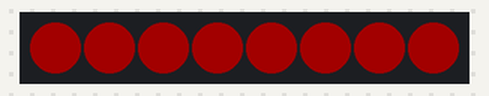
This sketch was run on a simulated Arduino Uno, built with avr-gcc and run on an emulated ATmega328P. Parts: 8 RGB LEDs in strip order, left to right. Dim RGB values are drawn brighter than linear.

Above: at 0.12 s.
At 0.8 s:
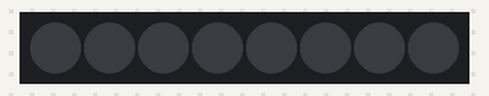
At 1.77 s:
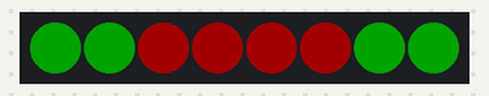
Timing chart, 0 to 40.0 s (numbered marks = the images above):
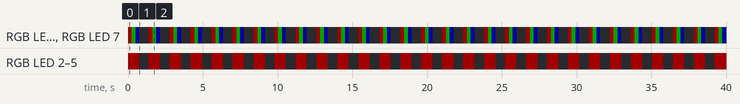

The sketch:

NeopixelStripTimingTest.ino
```cpp
// This sample exists to
//  explore the timing required to update different neopixels
//  e.g. what is the timing?
//  e.g. does the timing vary from the 1st pixel to the last pixel in the strip?
//  e.g. does the timing vary if you update just one pixel versus all pixels in the srip?

// Findings
//  240 micro-seconds to write all pixels for a string of 8
//  120 micro-seconds to write all pixels for a string of 4
//  each bit seems to be about 1.25 micro-seconds
//  and some time is need to latch values before you can send another color value update to the strip
// Net Result -> Design Pattern
//  use strip.setPixelColor(i, c) to set the gamma corrected color value in RAM for each pixel you want to update
//  then use strip.show() to cause the entire strip to be written to
//  => if you do NOT change the value of a pixel since the last .show(), the prior value persists/ will be written
// Rember that color values consume RAM ~ 3 bytes for each pixel
//  nothing to worry about for short strips
//  but can add up quickly if you have larger matrices

// Reference from original Adafruit NeopixelStripTest sample
// Simple NeoPixel test.  Lights just a few pixels at a time so a
// 1m strip can safely be powered from Arduino 5V pin.  Arduino
// may nonetheless hiccup when LEDs are first connected and not
// accept code.  So upload code first, unplug USB, connect pixels
// to GND FIRST, then +5V and digital pin 6, then re-plug USB.
// A working strip will show a few pixels moving down the line,
// cycling between red, green and blue.  If you get no response,
// might be connected to wrong end of strip (the end wires, if
// any, are no indication -- look instead for the data direction
// arrows printed on the strip).

#include <Adafruit_NeoPixel.h>

#define PIN 6
#define N_LEDS 8

Adafruit_NeoPixel strip = Adafruit_NeoPixel(N_LEDS, PIN, NEO_GRB + NEO_KHZ800);

void setup()
{
  strip.begin();
}

void loop()
{
  uint16_t i = N_LEDS-1;
  setPixel(i, strip.Color(35, 0, 0));
  setPixel(i-1, strip.Color(35, 0, 0));

  setPixel(2, strip.Color(35, 0, 0));
  setPixel(3, strip.Color(35, 0, 0));
  setPixel(4, strip.Color(35, 0, 0));
  setPixel(5, strip.Color(35, 0, 0));

  setPixel(N_LEDS-i-1, strip.Color(35, 0, 0));
  setPixel(N_LEDS-i, strip.Color(35, 0, 0));
  strip.show(); // show this pixel, and any others who's colors have been set lately
  delay(250);

  setPixel(i, strip.Color(0, 35, 0));
  setPixel(i-1, strip.Color(0, 35, 0));
  setPixel(N_LEDS-i-1, strip.Color(0, 35, 0));
  setPixel(N_LEDS-i, strip.Color(0, 35, 0));
  strip.show(); // show this pixel, and any others who's colors have been set lately
  delay(250);

  setPixel(i, strip.Color(0, 0, 35));
  setPixel(i-1, strip.Color(0, 0, 35));
  setPixel(N_LEDS-i-1, strip.Color(0, 0, 35));
  setPixel(N_LEDS-i, strip.Color(0, 0, 35));
  strip.show(); // show this pixel, and any others who's colors have been set lately
  delay(250);

  setPixel(i, strip.Color(0, 0, 0));
  setPixel(i-1, strip.Color(0, 0, 0));

  setPixel(2, strip.Color(0, 0, 0));
  setPixel(3, strip.Color(0, 0, 0));
  setPixel(4, strip.Color(0, 0, 0));
  setPixel(5, strip.Color(0, 0, 0));

  setPixel(N_LEDS-i-1, strip.Color(0, 0, 0));
  setPixel(N_LEDS-i, strip.Color(0, 0, 0));
  strip.show(); // show this pixel, and any others who's colors have been set lately
  delay(650);

  // chase(strip.Color(35, 0, 0)); // Red
  // delay(250);
  // chase(strip.Color(0, 35, 0)); // Green
  // delay(250);
  // chase(strip.Color(0, 0, 35)); // Blue
  // delay(250);
}

static void setPixel(uint16_t i, uint32_t c)
{
  strip.setPixelColor(i, c); // Set the color for one new pixel
  // strip.show(); // show this pixel, and any others who's colors have been set lately
}

static void chase(uint32_t c)
{
  for (uint16_t i = 0; i < strip.numPixels() + 4; i++)
  {
    strip.setPixelColor(i, c);     // Draw new pixel
    strip.setPixelColor(i - 4, 0); // Erase pixel a few steps back
    strip.show();
    delay(63);
  }
}
```

Measured:
- by itself, RGB LED 2–5: alternates RGB(35, 0, 0) for 0.75 s and off for 0.65 s
- by itself, RGB LED 0, RGB LED 1, RGB LED 6, RGB LED 7: repeats every 1.4 s: RGB(0, 35, 0) 0.25 s, RGB(0, 0, 35) 0.25 s, off 0.65 s, RGB(35, 0, 0) 0.25 s
- by itself, everything shown: repeats every 1.4 s, in 4 steps
- what the display in image 1 shows lasts 0.6 s, from 0.8 s to 1.4 s
